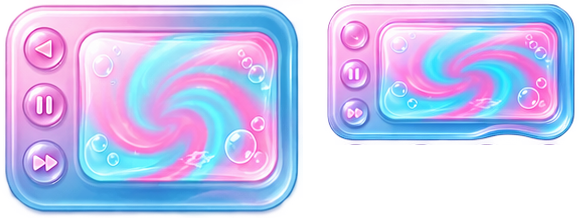
#> input picture tools/player-assets/_compare_shell_vs_screenfused.png, 579 x 218 px, given as the content of the folder ../_compare_shell_vs_screenfused.png, which was not available
$ python build_contact_sheet.py ../_compare_shell_vs_screenfused.png ../_compare_shell_vs_screenfused.png
#> lines starting #> are read from the running program, lines starting #| are printed output that depends on the picture; pictures that were not available may be replaced by others from this repository, and a replacement may not be noted
"""Contact sheet: every extracted asset for a player on checkerboard, named."""
import sys
import os
from PIL import Image, ImageDraw


def checkerboard(size, cell=10):
    w, h = size
    board = Image.new("RGBA", size, (255, 255, 255, 255))
    px = board.load()
    for y in range(h):
        for x in range(w):
            if (x // cell + y // cell) % 2 == 0:
                px[x, y] = (222, 222, 222, 255)
    return board


def main(player_dir, out_path):
#> called with player_dir = '../_compare_shell_vs_screenfused.png', out_path = '../_compare_shell_vs_screenfused.png'
    files = []
    for root, _, names in os.walk(player_dir):
        for n in names:
            if n.lower().endswith(".png"):
                files.append(os.path.join(root, n))
    files.sort()

    cell_w, cell_h = 180, 160
    cols = 4
    rows = (len(files) + cols - 1) // cols
    sheet = checkerboard((cell_w * cols, cell_h * rows))
#> in checkerboard, `board = Image.new("RGBA", size, (255, 255, 255, 255))`: board: PIL image 720x160 RGBA; every value is 255
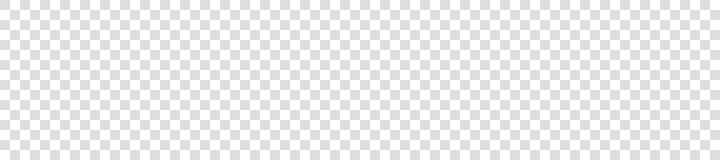
#> sheet: PIL image 720x160 RGBA; mean R, G, B, A 238.5, 238.5, 238.5, 255
    draw = ImageDraw.Draw(sheet)

    for i, f in enumerate(files):
        im = Image.open(f).convert("RGBA")
        cx, cy = (i % cols) * cell_w, (i // cols) * cell_h
        scale = min((cell_w - 20) / im.width, (cell_h - 40) / im.height, 1.0)
#> scale = 0.276
        w, h = int(im.width * scale), int(im.height * scale)
#> w = 160; h = 60
        thumb = im.resize((w, h), Image.LANCZOS)
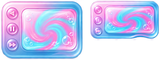
#> thumb: PIL image 160x60 RGBA; mean R, G, B, A 201.2, 200.3, 239.7, 255
        px = cx + (cell_w - w) // 2
#> px = 10
        py = cy + 10
        sheet.alpha_composite(thumb, (px, py))
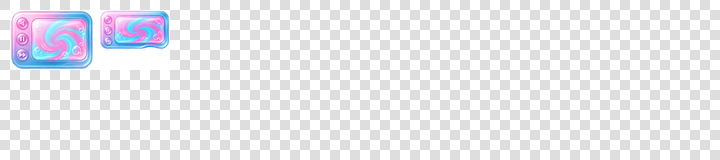
#> sheet: PIL image 720x160 RGBA; mean R, G, B, A 235.4, 235.3, 238.6, 255
        name = os.path.relpath(f, player_dir)
        draw.text((cx + 6, cy + cell_h - 26), name, fill=(0, 0, 0, 255))
        draw.rectangle([cx, cy, cx + cell_w - 1, cy + cell_h - 1], outline=(150, 150, 150, 255))

    sheet.convert("RGB").save(out_path)
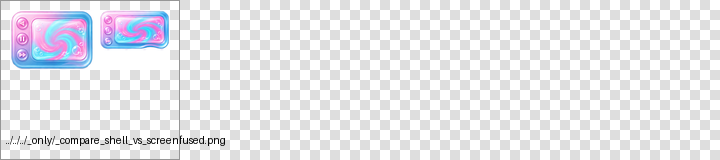
#> saved as _compare_shell_vs_screenfused.png: PIL image 720x160 RGB; mean R, G, B 234, 233.9, 237.2
    print(f"saved {out_path} ({len(files)} assets)")


if __name__ == "__main__":
    main(sys.argv[1], sys.argv[2])
